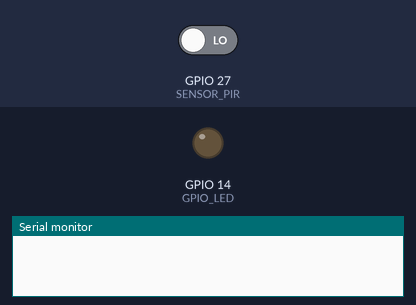
Bench run of a sketch on a simulated ESP32. Shown: output pins drawn as LEDs (lit = HIGH), the last lines printed to the serial monitor. Inputs (shaded band) come from the test bench; at power-on: GPIO 27 (SENSOR_PIR) LOW.

Above: at 1.2 s.
1.3 s: GPIO 27 (SENSOR_PIR) driven HIGH
At 2.2 s:
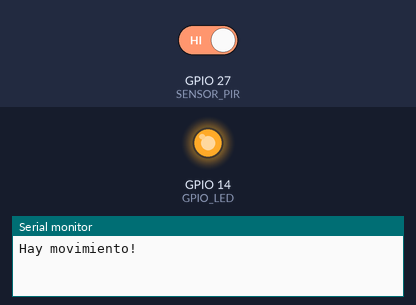
Timing chart, 0 to 12.8 s (numbered marks = the images above; inputs shaded):
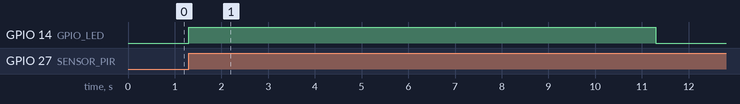

Measured:
- after the input at 1.3 s, GPIO 14 (GPIO_LED): LOW → HIGH at once, → LOW 10.0 s later

The sketch:

Ejercicio_10.ino
```cpp
const int GPIO_LED = 14, SENSOR_PIR = 27;
int TIEMPO_LED_SEGUNDOS=10;
unsigned long TIEMPO_ACTUAL = millis(), ULTIMA_ACTIVACION = 0;
bool ARRANCAR_TEMPORIZADOR = false;


void setup()
{
  pinMode(SENSOR_PIR, INPUT_PULLUP);
  pinMode(GPIO_LED, OUTPUT);
  digitalWrite(GPIO_LED, LOW);
  Serial.begin(115200);
  attachInterrupt(digitalPinToInterrupt(SENSOR_PIR), DETECTA_MOVIMIENTO , RISING);
}

void loop()
{
  TIEMPO_ACTUAL = millis();
  if(ARRANCAR_TEMPORIZADOR==true && (TIEMPO_ACTUAL - ULTIMA_ACTIVACION > (TIEMPO_LED_SEGUNDOS*1000)))
  {
   Serial.println("No hay movimiento...");
   digitalWrite(GPIO_LED, LOW);
   ARRANCAR_TEMPORIZADOR = false;
  }
}

void DETECTA_MOVIMIENTO()
{
  Serial.println("Hay movimiento!");
  digitalWrite(GPIO_LED, HIGH);
  ARRANCAR_TEMPORIZADOR = true;
  ULTIMA_ACTIVACION = millis();
}
```
